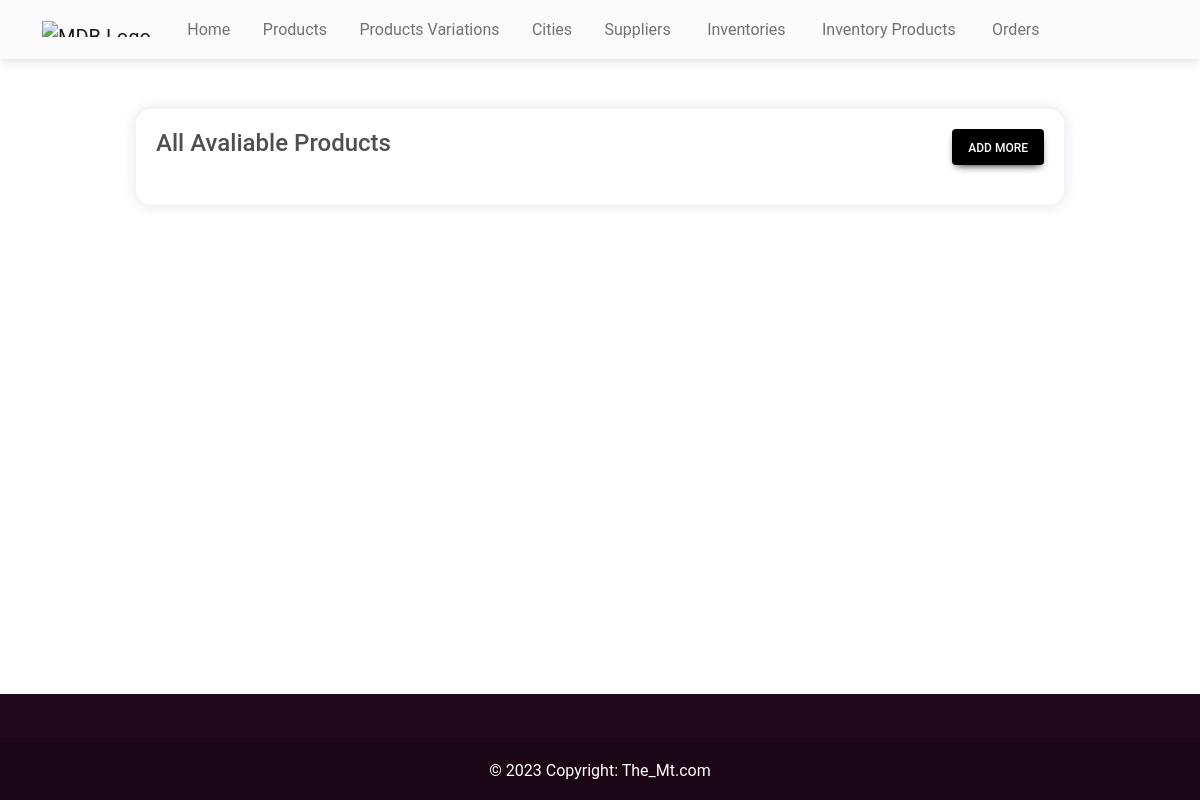
The app's page /adminHome/productList/, older data.
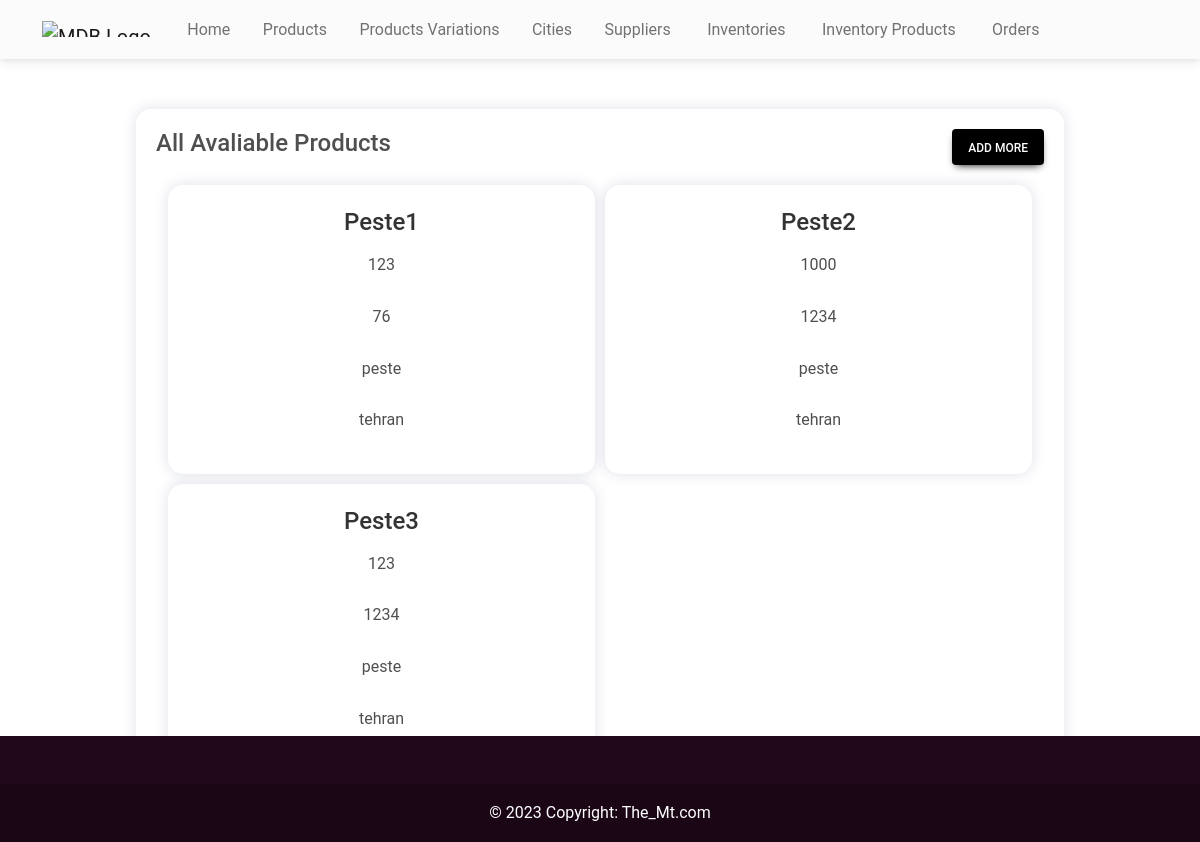
The same page, newer data.
### shop/models.py (models this page shows, shortened)
class Product(models.Model):
    name = models.CharField(max_length=200)
    price = models.CharField(max_length=200)
    quantity = models.PositiveIntegerField(verbose_name="Quantity in Kg")
    pType = models.ForeignKey(ProductVariation, on_delete=models.CASCADE, verbose_name="Category Name")
    cityId = models.ForeignKey(City, on_delete=models.CASCADE, verbose_name="City Name")

class ProductVariation(models.Model):
    name = models.CharField(max_length=200, verbose_name="Category Name")
    def __str__(self):
        return self.name

class City(models.Model):
    name = models.CharField(max_length=200, verbose_name="Name")
    def __str__(self):
        return self.name

### shop/views.py (the view)
# urls.py: path('adminHome/productList/', ProductListView.as_view(), name='productList'),
class ProductListView(ListView):
    model = Product
    template_name = 'productList.html'

### templates/productList.html (shortened to what this page needs)
{% extends 'adminBase.html' %}
{% load static %}
{% block cssLinks %}
<link rel="stylesheet" href="{% static 'css/product.css' %}" />
{% endblock cssLinks %}
{% block content %}
<section class="productList">
  <div class="wrapper">
    <div class="top">
      <h4>All Avaliable Products</h4>
      <a class="btn btn-black px-3" role="button" href="{% url  'productCreate' %}">Add more</a>
    </div>
    <div class="container">
      {% for product in object_list%}
      <div class="productCard">
        <h4>{{ product.name }}</h4>
        <p>{{ product.price }}</p>
        <p>{{ product.quantity }}</p>
        <p>{{ product.pType }}</p>
        <p>{{ product.cityId }}</p>
      </div>
      {% endfor %}
    </div>
  </div>
</section>
{% endblock content %}

### templates/adminBase.html (shortened to what this page needs)
{% load static %}
<!DOCTYPE html>
<html lang="en">
  <head>
    <link rel="stylesheet" href="{% static 'mdb-ui-kit/css/mdb.min.css' %}" />
    <link
      rel="stylesheet"
      href="{% static 'FontAwesome.Pro.6.2.1/css/all.css' %}"
    />
    {% block cssLinks %}{% endblock cssLinks %}
  </head>
  <body>
    <header>
      <section id="menu" class="container-fluid">
        <div class="row">
          <nav class="navbar navbar-expand-lg navbar-light bg-light">
            <div class="container">
              <a class="navbar-brand me-2" href="{% url 'adminHome' %}">
                <img
                  src="{% static 'img/mylogo.png' %}"
                  height="16"
                  alt="MDB Logo"
                  loading="lazy"
                  style="margin-top: -1px"
                />
              </a>
              <div class="collapse navbar-collapse" id="navbarButtonsExample">
                <ul class="navbar-nav me-auto mb-2 mb-lg-0">
                  <li class="nav-item">
                    <a
                      class="nav-link text-capitalize"
                      href="{% url 'adminHome' %}"
                      ><span class="fa-regular fa-home me-1"></span>home</a
                    >
                  </li>
                  <li class="nav-item">
                    <a
                      class="nav-link text-capitalize"
                      href="{% url 'productList' %}"
                      ><span class="fa-regular fa-cube me-1"></span>products</a
                    >
                  </li>
                  <li class="nav-item">
                    <a class="nav-link text-capitalize" href="{% url 'productVariationList' %}">
                      <span class="fa-regular fa-cubes"></span>
                      products variations</a
                    >
                  </li>
                  <li class="nav-item">
                    <a
                      class="nav-link text-capitalize"
                      href="{% url 'cityList' %}"
                    >
                      <span class="fa-regular fa-city"></span>
                      cities</a
                    >
                  </li>
                  <li class="nav-item">
                    <a class="nav-link text-capitalize" href="{% url 'supplierList' %}">
                      <span class="fa-regular fa-boxes-packing "></span>
                      suppliers</a
                    >
                  </li>
                  <li class="nav-item">
                    <a class="nav-link text-capitalize" href="{% url 'inventoryList' %}">
                      <span class="fa-regular fa-warehouse-full me-1"></span>
                      inventories</a>
                  </li>
                  <li class="nav-item">
                    <a class="nav-link text-capitalize" href="{% url 'inventoryProductList' %}"
                      >
                      <span class="fa-regular fa-shelves me-1"></span>
                      inventory products</a
                    >
                  </li>
                  <li class="nav-item">
                    <a class="nav-link text-capitalize" href="{% url 'adminOrderList' %}"
                      >
                      <span class="fa-regular fa-bags-shopping me-1"></span>
                      Orders</a
                    >
                  </li>
                </ul>
              </div>
            </div>
          </nav>
        </div>
      </section>
    </header>
    <main>{% block content %} {% endblock content %}</main>
    <footer
      class="text-center text-white fixed-bottom"
      style="background-color: #21081a;"
    >
      <div class="container p-4"></div>
      <div class="text-center p-3" style="background-color: rgba(0, 0, 0, 0.2)">
        © 2023 Copyright:
        <a class="text-white" href="#">The_Mt.com</a>
      </div>
    </footer>
  </body>
</html>

### static/css/product.css (style rules this page uses)
section.productList { width: 100%; padding: 50px 20px; background-color: white; }
section.productList > .wrapper { display: flex; width: 80%; flex-flow: column; justify-content: center; align-items: center; padding: 20px; margin: 0 auto; border-radius: 15px; box-shadow: 0px 0px 14px 0px rgba(36, 48, 110, 0.15); row-gap: 20px; }
section.productList > .wrapper > .top { display: flex; width: 100%; flex-flow: row nowrap; justify-content: space-between; align-items: center; }
@media screen and (min-width: 1200px) { section.productList > .wrapper > .container { display: grid; width: 100%; grid-template-columns: repeat(4, 1fr); justify-content: center; align-items: center; gap: 10px; } }
@media screen and (min-width: 768px) and (max-width: 1200px) { section.productList > .wrapper > .container { display: grid; width: 100%; grid-template-columns: repeat(2, 1fr); justify-content: center; align-items: center; gap: 10px; } }
section.productList > .wrapper > .container > .productCard { display: flex; width: 100%; flex-flow: column; justify-content: center; align-items: center; row-gap: 10px; padding: 25px; border-radius: 15px; box-shadow: 0px 0px 14px 0px rgba(36, 48, 110, 0.15); transition: 300ms ease; position: relative; overflow: hidden; }
section.productList > .wrapper > .container > .productCard > h4 { width: 100%; text-align: center; font-size: 24px; line-height: 24px; text-transform: capitalize; color: #333; }

Row changes from the older to the newer data that the page shows:
added Product: name "Peste1", price "123", quantity "76", pType "peste", cityId "tehran"
added Product: name "Peste2", price "1000", quantity "1234", pType "peste", cityId "tehran"
added Product: name "Peste3", price "123", quantity "1234", pType "peste", cityId "tehran"
